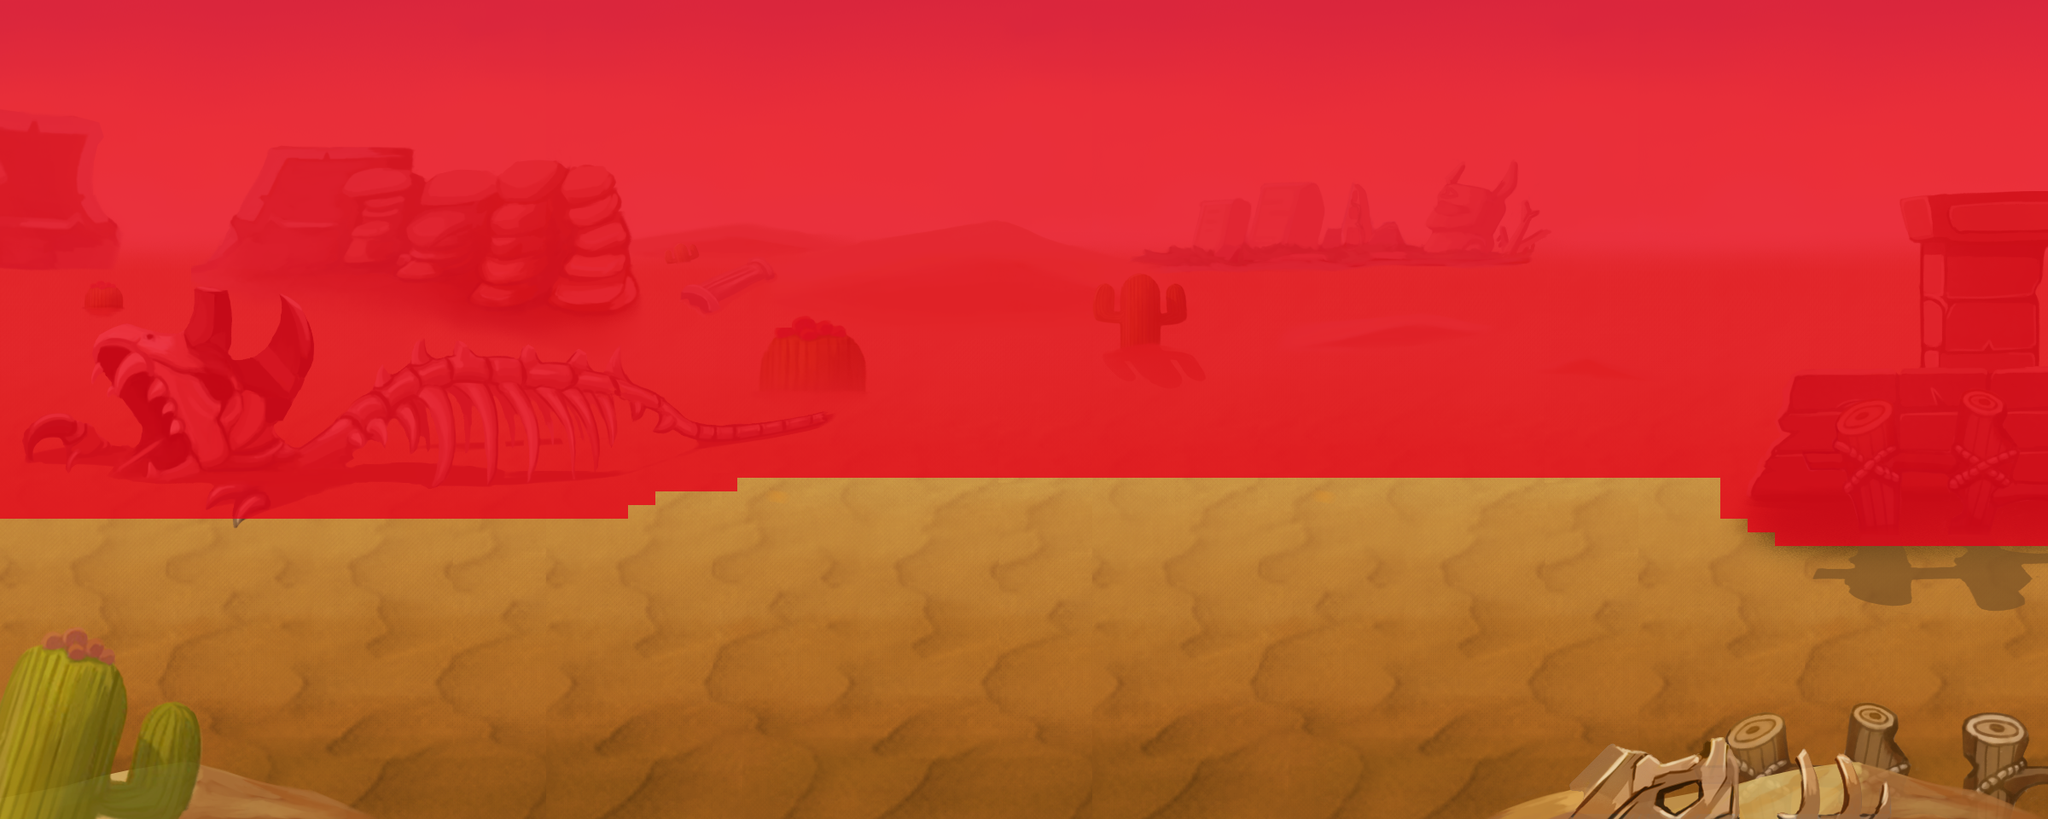

Rendered tile map (Tiled .tmx) drawn with the repository's tilesets; below, a short description and the map source with its tile grids summarised:
An orthogonal 75x60 tile map with 32x16 px tiles, 11 tile layers (far, far1, far2, far3, ...), 3 tilesets and 4 objects (born1, born2, born3, born4).

<map version="1.0" orientation="orthogonal" width="75" height="60" tilewidth="32" tileheight="16">
 <tileset firstgid="1" name="jinjing1" tilewidth="32" tileheight="16">
  <image source="../../img/map/shamo/jinjing1.png" width="2281" height="1116" />
 </tileset>
 <tileset firstgid="4900" name="yuanjing1" tilewidth="32" tileheight="16">
  <image source="../../img/map/shamo/yuanjing1.png" width="1260" height="1328" />
 </tileset>
 <tileset firstgid="8137" name="meta1" tilewidth="32" tileheight="16">
  <image source="../../img/map/public/meta1.png" width="320" height="16" />
  <tile id="0">
   <properties>
    <property name="block" value="" />
   </properties>
  </tile>
 </tileset>
 <layer name="far" width="75" height="60">
  <properties>
   <property name="XSpeed" value="0.5" />
   <property name="YSpeed" value="0.8" />
   <property name="ZOrder" value="-1" />
  </properties>
  <data>[4500 cells, 1650 non-empty, 440 distinct tile ids]</data>
 </layer>
 <layer name="far1" width="75" height="60">
  <properties>
   <property name="XSpeed" value="0.5" />
   <property name="YSpeed" value="0.8" />
   <property name="ZOrder" value="-1" />
  </properties>
  <data>[4500 cells, 2025 non-empty, 540 distinct tile ids]</data>
 </layer>
 <layer name="far2" width="75" height="60">
  <properties>
   <property name="XSpeed" value="0.5" />
   <property name="YSpeed" value="0.8" />
   <property name="ZOrder" value="-1" />
  </properties>
  <data>[4500 cells, 516 non-empty, 516 distinct tile ids]</data>
 </layer>
 <layer name="far3" width="75" height="60">
  <properties>
   <property name="XSpeed" value="0.5" />
   <property name="YSpeed" value="0.8" />
   <property name="ZOrder" value="-1" />
  </properties>
  <data>[4500 cells, 487 non-empty, 487 distinct tile ids]</data>
 </layer>
 <layer name="far4" width="75" height="60">
  <properties>
   <property name="XSpeed" value="0.5" />
   <property name="YSpeed" value="0.8" />
   <property name="ZOrder" value="-1" />
  </properties>
  <data>[4500 cells, 168 non-empty, 168 distinct tile ids]</data>
 </layer>
 <layer name="ground" width="75" height="60">
  <properties>
   <property name="XSpeed" value="1" />
   <property name="YSpeed" value="1" />
   <property name="ZOrder" value="0" />
   <property name="id" value="9" />
  </properties>
  <data>[4500 cells, 2625 non-empty, 700 distinct tile ids]</data>
 </layer>
 <layer name="ground1" width="75" height="60">
  <properties>
   <property name="XSpeed" value="1" />
   <property name="YSpeed" value="1" />
   <property name="ZOrder" value="0" />
   <property name="id" value="9" />
  </properties>
  <data>[4500 cells, 894 non-empty, 894 distinct tile ids]</data>
 </layer>
 <layer name="ground2" width="75" height="60">
  <properties>
   <property name="XSpeed" value="1" />
   <property name="YSpeed" value="1" />
   <property name="ZOrder" value="0" />
   <property name="id" value="9" />
  </properties>
  <data>[4500 cells, 270 non-empty, 189 distinct tile ids]</data>
 </layer>
 <layer name="near" width="75" height="60" opacity="0.85">
  <properties>
   <property name="XSpeed" value="1" />
   <property name="YSpeed" value="1" />
   <property name="ZOrder" value="1" />
  </properties>
  <data>[4500 cells, 216 non-empty, 132 distinct tile ids]</data>
 </layer>
 <layer name="near1" width="75" height="60" opacity="0.85">
  <properties>
   <property name="XSpeed" value="1" />
   <property name="YSpeed" value="1" />
   <property name="ZOrder" value="1" />
  </properties>
  <data>[4500 cells, 198 non-empty, 198 distinct tile ids]</data>
 </layer>
 <layer name="block" width="75" height="60" opacity="0.79">
  <data>[4500 cells, 2756 non-empty, 1 distinct tile ids]</data>
 </layer>
 <objectgroup name="born" width="0" height="0">
  <object name="born1" x="848" y="692" width="44" height="34" />
  <object name="born2" x="648" y="836" width="42" height="42" />
  <object name="born3" x="1302" y="688" width="50" height="42" />
  <object name="born4" x="1502" y="848" width="54" height="44" />
 </objectgroup>
</map>